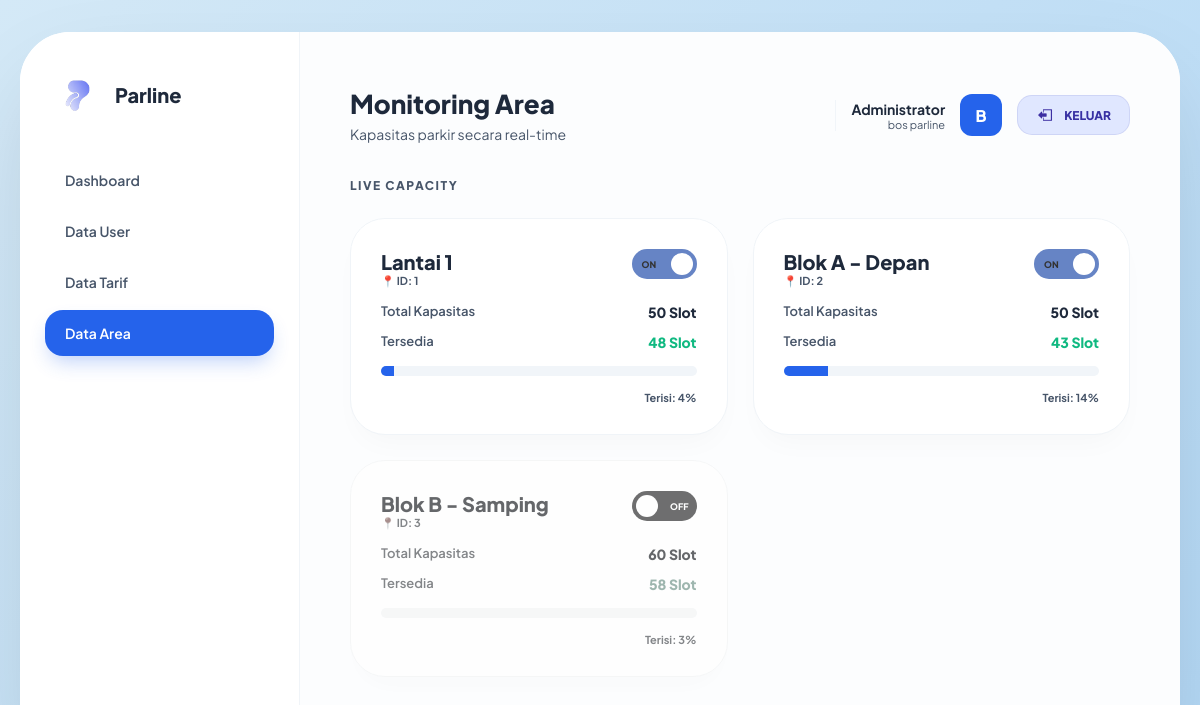
Screenshot of /admin/area_parkir.php (signed in) with the database file from the repository.
### tables this page shows
CREATE TABLE `tb_area` (
  `id_area` int(11) NOT NULL,
  `nama_area` varchar(50) DEFAULT NULL,
  `kapasitas` int(5) DEFAULT NULL,
  `terisi` int(5) DEFAULT 0,
  `status` tinyint(1) DEFAULT 1
);

### admin/area_parkir.php (the view, shortened to what this page needs)
<?php
include '../config/koneksi.php';
$query_area = mysqli_query($koneksi, "SELECT * FROM tb_area");
?>
<!DOCTYPE html>
<html lang="id">
<head>
</head>
<body>
    <div class="app-container">
        <div class="sidebar">
            <div class="logo-section">
                <img src="../parline.png" alt="Logo">
                <h2>Parline</h2>
            </div>
            <div class="nav-menu">
                <a href="dashboard.php"> Dashboard</a>
                <a href="kelola_user.php"> Data User</a>
                <a href="tarif_parkir.php"> Data Tarif</a>
                <a href="area_parkir.php" class="active"> Data Area</a>
            </div>
        </div>
        <div class="main-content">
            <div class="header-top">
                <div>
                    <h1 style="font-size: 26px; font-weight: 800; color: var(--text-main); margin: 0;">Monitoring Area</h1>
                    <p style="color: var(--text-sub); font-size: 14px; margin: 5px 0 0 0;">Kapasitas parkir secara real-time</p>
                </div>
                <div class="user-nav-wrapper">
                    <div class="profile-stack">
                        <div style="font-weight: 700; font-size: 14px; color: var(--text-main);">Administrator</div>
                        <div style="font-size: 11px; color: var(--text-sub);"><?= $_SESSION['nama'] ?? 'Admin' ?></div>
                    </div>
                    <div class="user-avatar">
                        <?= strtoupper(substr($_SESSION['nama'] ?? 'A', 0, 1)) ?>
                    </div>
                    <a href="../logout.php" class="btn-logout-direct">
                        <img src="logout.png" alt="Logout" onerror="this.src='https://cdn-icons-png.flaticon.com/512/182/182448.png';">
                        <span>KELUAR</span>
                    </a>
                </div>
            </div>
            <h2 class="section-title">Live Capacity</h2>
            <div class="area-grid">
                <?php while($a = mysqli_fetch_assoc($query_area)):
                    $is_active = ($a['status'] == 1);
                    $persen = ($a['kapasitas'] > 0) ? ($a['terisi'] / $a['kapasitas']) * 100 : 0;
                    $sisa = $a['kapasitas'] - $a['terisi'];
                ?>
                <div class="area-card <?= !$is_active ? 'area-off' : '' ?>">
                    <div class="area-header">
                        <div>
                            <h3 class="area-name"><?= $a['nama_area'] ?></h3>
                            <div class="area-loc">📍 ID: <?= $a['id_area'] ?></div>
                        </div>
                        <label class="switch">
                            <span class="slider"></span>
                        </label>
                    </div>
                    <div class="stat-row">
                        <span class="stat-label">Total Kapasitas</span>
                        <span class="stat-value"><?= $a['kapasitas'] ?> Slot</span>
                    </div>
                    <div class="stat-row">
                        <span class="stat-label">Tersedia</span>
                        <span class="stat-value" style="color: var(--success);"><?= $sisa ?> Slot</span>
                    </div>
                    <div class="progress-container">
                        <div class="progress-bar" style="width: <?= $is_active ? $persen : 0 ?>%;"></div>
                    </div>
                    <div class="perc-label">Terisi: <?= round($persen) ?>%</div>
                </div>
                <?php endwhile; ?>
            </div>
        </div>
    </div>
</body>
</html>

### admin/area_parkir.php (style rules this page uses)
:root { --primary: #2563eb; --grad-1: #d4e9f7; --grad-2: #b2d7f5; --text-main: #1e293b; --text-sub: #475569; --success: #10b981; --indigo-soft: #e0e7ff; }
* { box-sizing: border-box; font-family: 'Plus Jakarta Sans', sans-serif; }
body { margin: 0; background: linear-gradient(135deg, var(--grad-1) 0%, var(--grad-2) 100%); background-attachment: fixed; display: flex; justify-content: center; align-items: center; min-height: 100vh; padding: 20px; }
.app-container { width: 100%; max-width: 1400px; height: 92vh; background: white; border-radius: 50px; display: flex; overflow: hidden; box-shadow: 0 40px 100px -20px rgba(0, 0, 0, 0.15); }
.sidebar { width: 280px; background: white; padding: 40px 25px; display: flex; flex-direction: column; border-right: 1px solid #f0f4f8; }
.logo-section { display: flex; align-items: center; gap: 15px; padding: 0 10px; margin-bottom: 40px; }
.logo-section img { width: 45px; height: 45px; border-radius: 12px; }
.logo-section h2 { font-size: 20px; margin: 0; color: var(--text-main); font-weight: 800; }
.nav-menu { flex-grow: 1; }
.nav-menu a { display: flex; align-items: center; gap: 12px; padding: 14px 20px; text-decoration: none; color: var(--text-sub); font-size: 14px; font-weight: 600; margin-bottom: 5px; border-radius: 18px; transition: 0.3s; }
.nav-menu a.active { background: var(--primary); color: white; box-shadow: 0 10px 20px -5px rgba(37, 99, 235, 0.3); }
.main-content { flex: 1; background: #fcfdfe; padding: 40px 50px; overflow-y: auto; }
.header-top { display: flex; justify-content: space-between; align-items: center; margin-bottom: 35px; padding-top: 15px; }
.user-nav-wrapper { display: flex; align-items: center; gap: 15px; }
.profile-stack { text-align: right; border-left: 1px solid #f1f5f9; padding-left: 15px; }
.user-avatar { width: 42px; height: 42px; background: var(--primary); border-radius: 12px; color: white; display: flex; align-items: center; justify-content: center; font-weight: 800; }
.btn-logout-direct { display: flex; align-items: center; gap: 10px; background: var(--indigo-soft); color: #3730a3; text-decoration: none; padding: 10px 18px; border-radius: 15px; font-size: 12px; font-weight: 800; transition: 0.3s ease; border: 1px solid rgba(55, 48, 163, 0.1); }
.btn-logout-direct img { width: 18px; filter: invert(18%) sepia(48%) saturate(3651%) hue-rotate(238deg) brightness(91%) contrast(100%); }
.section-title { font-size: 12px; font-weight: 800; color: var(--text-sub); text-transform: uppercase; letter-spacing: 1.5px; margin-bottom: 25px; }
.area-grid { display: grid; grid-template-columns: repeat(auto-fill, minmax(320px, 1fr)); gap: 25px; }
.area-card { background: white; padding: 30px; border-radius: 35px; border: 1px solid #f0f4f8; box-shadow: 0 15px 30px -10px rgba(0,0,0,0.03); transition: 0.3s ease; position: relative; }
.area-header { display: flex; justify-content: space-between; align-items: flex-start; margin-bottom: 15px; }
.switch { position: relative; width: 65px; height: 30px; }
.slider { position: absolute; cursor: pointer; top: 0; left: 0; right: 0; bottom: 0; background-color: #333; transition: .4s; border-radius: 34px; }
.slider:before { position: absolute; content: ""; height: 22px; width: 22px; left: 4px; bottom: 4px; background-color: white; transition: .4s; border-radius: 50%; }
input:checked + .slider { background-color: #6684c5; }
input:checked + .slider:before { transform: translateX(35px); }
.slider:after { content: "OFF"; position: absolute; right: 8px; top: 50%; transform: translateY(-50%); font-size: 9px; font-weight: 800; color: white; }
input:checked + .slider:after { content: "ON"; left: 10px; right: auto; color: #333; }
.area-off { opacity: 0.7; filter: grayscale(0.8); }
.area-name { font-size: 20px; font-weight: 800; color: var(--text-main); margin: 0; }
.area-loc { color: var(--text-sub); font-size: 11px; font-weight: 700; text-transform: uppercase; }
.stat-row { display: flex; justify-content: space-between; margin-bottom: 12px; }
.stat-label { font-size: 13px; color: var(--text-sub); font-weight: 600; }
.stat-value { font-size: 14px; font-weight: 800; color: var(--text-main); }
.progress-container { height: 10px; background: #f1f5f9; border-radius: 20px; overflow: hidden; margin: 15px 0; }
.progress-bar { height: 100%; background: var(--primary); transition: 0.5s; }
.perc-label { text-align: right; font-size: 11px; color: var(--text-sub); font-weight: 700; }

### rows the page displays
tb_area: nama_area "Lantai 1", id_area "1", kapasitas "50", sisa "48", status 1 (drawn), persen "4"
tb_area: nama_area "Blok A - Depan", id_area "2", kapasitas "50", sisa "43", status 1 (drawn), persen "14"
tb_area: nama_area "Blok B - Samping", id_area "3", kapasitas "60", sisa "58", persen "3"

### other values shown
$_SESSION['nama'] "bos parline"
substr($_SESSION['nama'] ?? 'A', 0, 1) "B"
